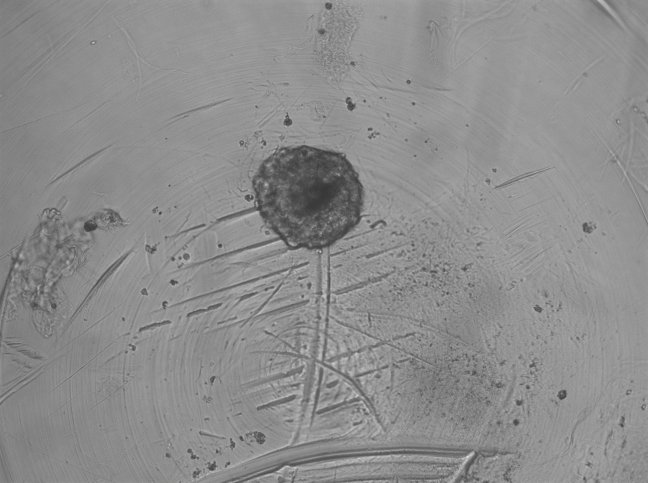
#> input picture src/datasets/label/3.png, 1296 x 966 px, found by its file name (shown at 1/2 size)
$ jupyter execute --allow-errors Untitled.ipynb   (shell and % lines are left out)
#> lines starting #> are read from the running program, lines starting #| are printed output that depends on the picture
[cell 1]
#Si queremos que las imágenes sean mostradas en una ventana emergente quitar el inline

# OpenCV-Python utiliza NumPy para el manejo de imágenes
import numpy as np
# cv2 es el módulo python para acceder a OpenCV
import cv2 as cv
# Usamos las poderosas herramientas de graficación de matplotlib para mostrar imágenes, perfiles, histogramas, etc
import matplotlib.pyplot as plt
import os

[cell 2]
os.chdir('\..')

[cell 3]
# Cargar una imagen en modo monocromático (un canal)
#img = cv.imread('imgBloque1.bmp',cv.IMREAD_GRAYSCALE)
img = cv.imread('\\Users\\pperez\\Desktop\\Personal\\MAESTRIA\\proyecto-especializacion-ceia\\src\\datasets\\label\\3.png',cv.IMREAD_GRAYSCALE)
#> img: shape (966, 1296); min 53, max 227, mean 140.9

#> (a cell that did not finish here is left out)

[cell 5]
# create a CLAHE object (Arguments are optional).
fig = plt.figure()

# Imagen original
ax1=plt.subplot(221)
ax1.imshow(img, cmap='gray', vmin=0, vmax=255)
ax1.set_title('Original')

hist1,bins1 = np.histogram(img.ravel(),256,[0,256])
#> hist1 = 256 values, max 58377 at index 148, min 0 at index 0, mean 4890.4; bins1 = 257 values from 0 to 256
ax3=plt.subplot(223)
ax3.plot(hist1)

clahe = cv.createCLAHE(clipLimit=2.0, tileGridSize=(8,8))
img_eqzd = clahe.apply(img)
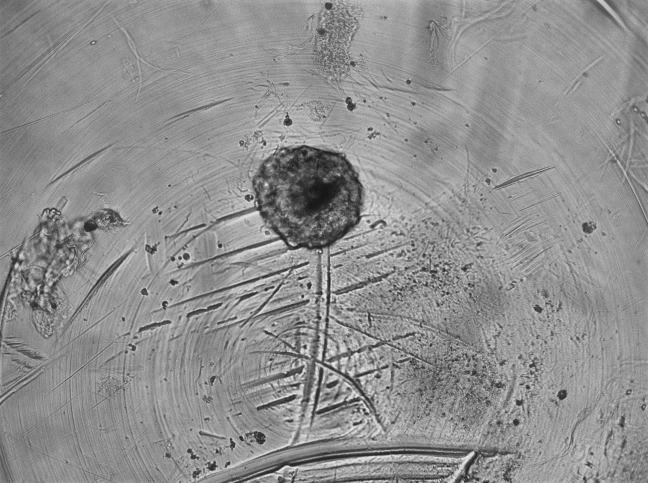
#> img_eqzd: shape (966, 1296) (shown at 1/2 size); min 19, max 242, mean 143.6
ax2=plt.subplot(222)
ax2.imshow(img_eqzd, cmap='gray', vmin=0, vmax=255)
ax2.set_title('Ecualizada')

hist,bins = np.histogram(img_eqzd.ravel(),256,[0,256])
#> hist = 256 values, max 29337 at index 149, min 0 at index 0, mean 4890.4; bins = 257 values from 0 to 256
ax4=plt.subplot(224)
ax4.plot(hist)
fig.show()
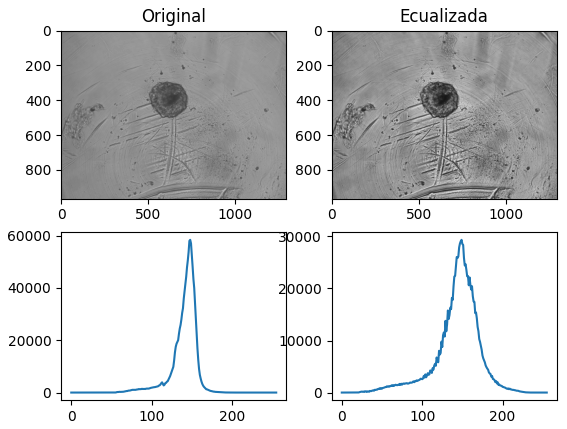
#> figure drawn by matplotlib, 4 panels; panel 2: curve peaks at x = 148, y = 58377; panel 4: curve peaks at x = 149, y = 29337

$ run again, with src/datasets/label/11.png copied over src/datasets/label/3.png
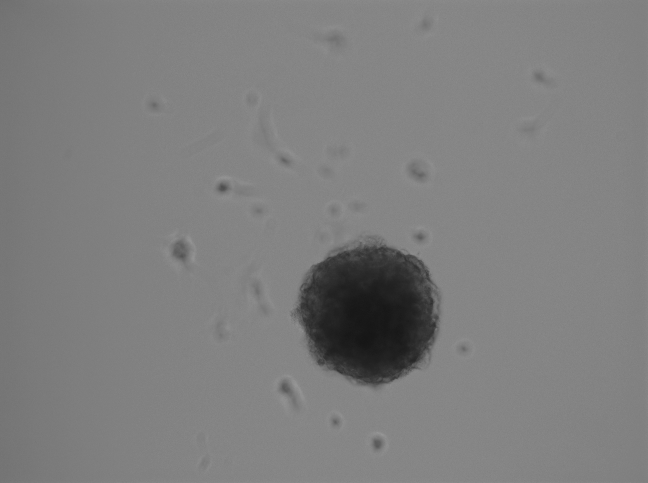
#> input picture src/datasets/label/11.png, 1296 x 966 px, found by its file name (shown at 1/2 size)
#> img is the input picture: shape (966, 1296); min 20, max 152, mean 126
#> hist1 = 256 values, max 145811 at index 134, min 0 at index 0, mean 4890.4; bins1 = 257 values from 0 to 256
#> `img_eqzd = clahe.apply(img)`:
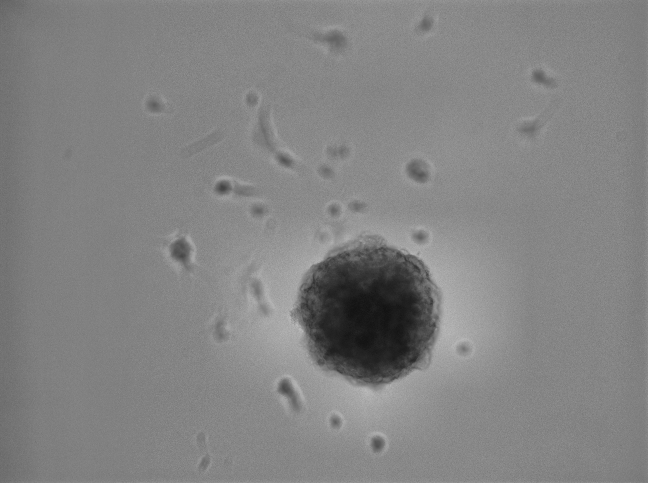
#> img_eqzd: shape (966, 1296) (shown at 1/2 size); min 14, max 192, mean 130.7
#> hist = 256 values, max 63632 at index 132, min 0 at index 0, mean 4890.4; bins = 257 values from 0 to 256
#> `fig.show()`:
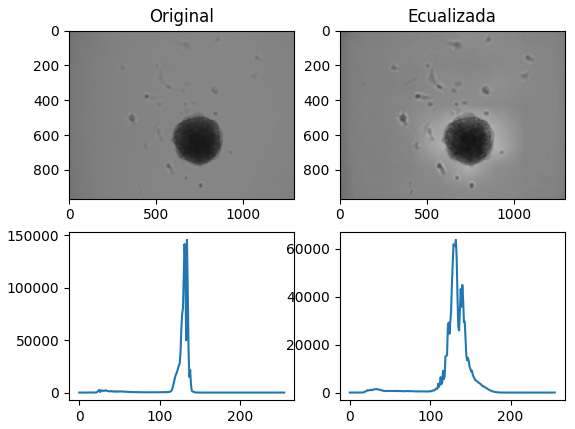
#> figure drawn by matplotlib, 4 panels; panel 2: curve peaks at x = 134, y = 145811; panel 4: curve peaks at x = 132, y = 63632

$ run again, with src/datasets/label/13.png copied over src/datasets/label/3.png
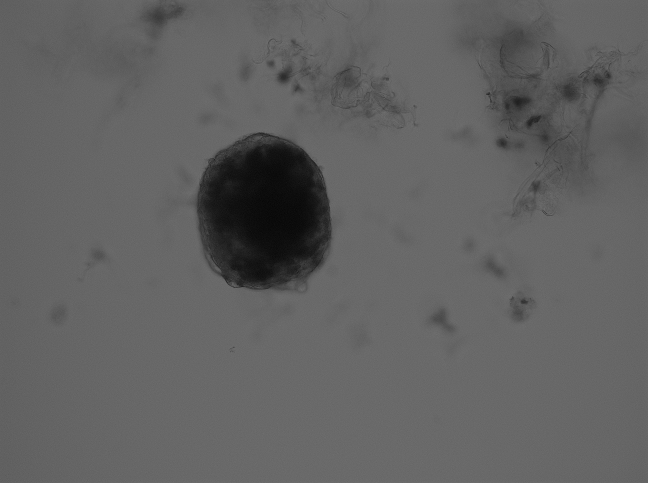
#> input picture src/datasets/label/13.png, 1296 x 966 px, found by its file name (shown at 1/2 size)
#> img is the input picture: shape (966, 1296); min 0, max 120, mean 96.9
#> hist1 = 256 values, max 101441 at index 103, min 0 at index 1, mean 4890.4; bins1 = 257 values from 0 to 256
#> `img_eqzd = clahe.apply(img)`:
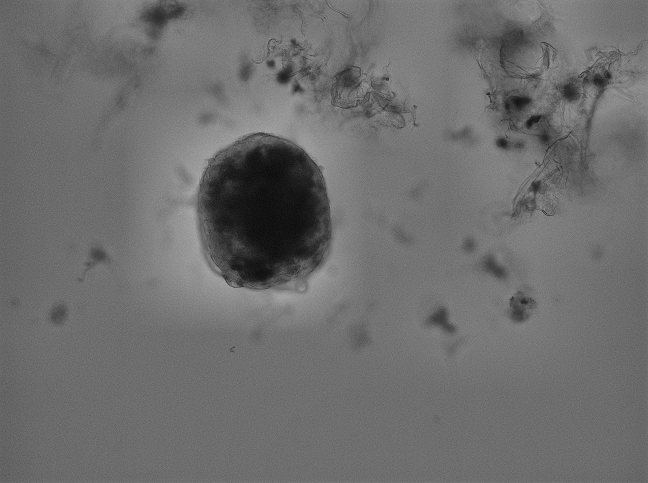
#> img_eqzd: shape (966, 1296) (shown at 1/2 size); min 1, max 178, mean 109.4
#> hist = 256 values, max 40793 at index 112, min 0 at index 0, mean 4890.4; bins = 257 values from 0 to 256
#> `fig.show()`:
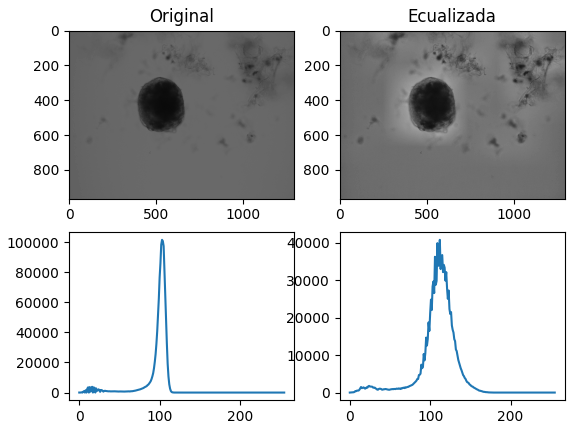
#> figure drawn by matplotlib, 4 panels; panel 2: curve peaks at x = 103, y = 101441; panel 4: curve peaks at x = 112, y = 40793
